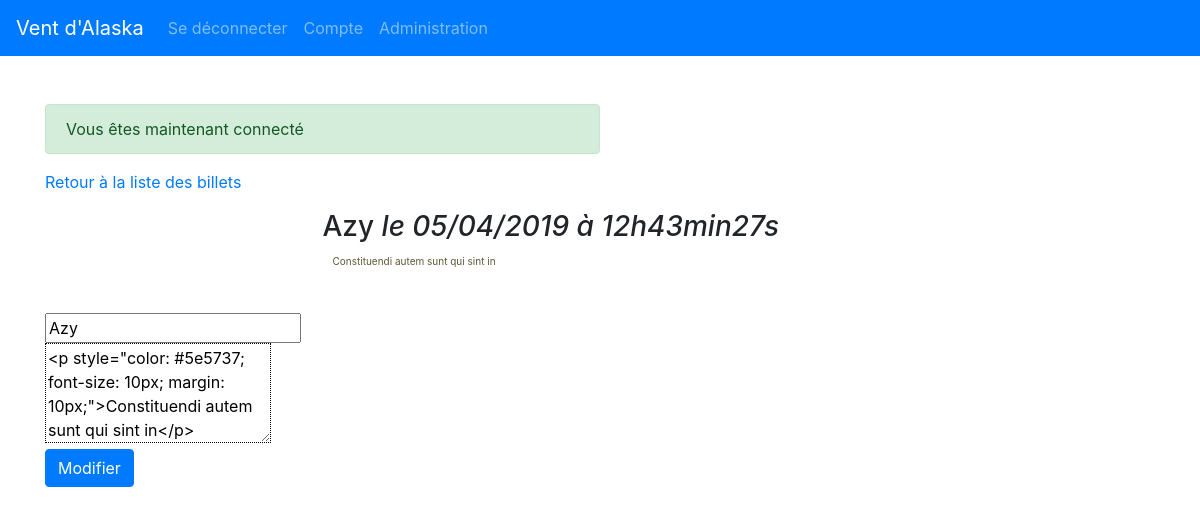
The page /index.php?action=editPost&id=38 (signed in) on the database its author committed.
### tables this page shows
CREATE TABLE `news` (
  `id` int(11) NOT NULL,
  `title` varchar(255) NOT NULL,
  `content` text NOT NULL,
  `date_creation` datetime NOT NULL
);

### controller/PostController.php (called while the page is built, shortened)
<?php
require './models/PostManager.php';
require './models/Post.php';
class PostController
{
    protected $postManager;
    public function __construct()
    {
        $this->postManager = new PostManager;
    }
    public function editPost(bool $admin = false)
    {
        $postId = $_GET['id'];
        try {
            $post = $this->postManager->find($postId);
        } catch (Exception $e) {
            $_SESSION['flash']['danger'] = "Veuillez remplir tout les champs";
        } finally {
            require './views/frontend/editPostView.php';
        }
    }
}

### models/Manager.php (called while the page is built, shortened)
<?php
class Manager
{
    protected function __construct()
    {
        $this->pdo = new PDO('mysql:dbname=test;host=localhost', 'root', 'root', []);
    }
}

### models/PostManager.php (called while the page is built, shortened)
<?php
class PostManager extends General
{
    private $db;
    public function __construct()
    {
        $this->db = $this->pdo;
    }
    public function find(int $postId)
    {
        $req = $this->db->prepare('SELECT id, title, content, DATE_FORMAT(date_creation, \'%d/%m/%Y à %Hh%imin%ss\') AS dateCreation FROM news WHERE id = :postId');
        $req->execute([
            "postId" => $postId,
        ]);
        $postData = $req->fetch();
        if ($postData != false) {
            $post = new Post($postData);
        } else {
            throw new Exception();
        }
        return $post;
    }
}

### models/Post.php (called while the page is built, shortened)
<?php
class Post
{
    protected $title;
    protected $content;
    protected $dateCreation;
    public function hydrate($data)
    {
        foreach ($data as $attr => $value) {
            $method = 'set' . ucfirst($attr);
        }
    }
    public function setId($id)
    {
        return $this;
    }
    public function getTitle()
    {
        return $this->title;
    }
    public function setTitle($title)
    {
        if (!is_string($title) || empty($title)) {
            $this->errors[] = self::INVALID_TITLE;
        } else {
            $this->title = $title;
        }
        return $this;
    }
    public function getContent()
    {
        return $this->content;
    }
    public function setContent($content)
    {
        if (!is_string($content) || empty($content)) {
            $this->errors[] = self::INVALID_CONTENT;
        } else {
            $this->content = $content;
        }
        return $this;
    }
    public function getDateCreation()
    {
        return $this->dateCreation;
    }
    public function setDateCreation($dateCreation)
    {
        $this->dateCreation = $dateCreation;
        return $this;
    }
}

### views/frontend/editPostView.php (the view, shortened to what this page needs)
<?php ob_start();
if ($post instanceof Post) {
    ?>
    <p><a href="index.php?action=admin">Retour à la liste des billets</a></p>
    <div class="news w-50 mx-auto">
        <h3>
            <?=htmlspecialchars($post->getTitle());?>
            <em>le <?=$post->getDateCreation();?></em>
        </h3>
        <div class="content-display">
            <?=$post->getContent();?>
            <br/>
        </div>
    </div>
    <form class="form"action="index.php?action=editPost&id=<?=$_GET['id'];?>" method="POST">
        <div class="editor">
            <input id="newsTitle" type="text" name="title" value="<?=$post->getTitle()?>" >
        </div>
        <textarea class="mytextarea-body" name="content" ><?=$post->getContent();?></textarea>
        <br>
        <button class="btn btn-primary">Modifier</button>
    </form>
    <?php
}
        ?>
</div>
<?php require 'template.php';?>

### public/css/main.css (style rules this page uses)
.news { margin-top: 10px; margin-bottom: 10px; }
.editor { margin-top: 10px; }
.mytextarea-body { height: 100px; border: 1px dotted black; }
.content-display { word-wrap: break-word; }

### rows shown on the page
news: title "Azy", content "Constituendi autem sunt qui sint in", content "<p style=\"color: #5e5737; font-size: 10px; margin: 10px;\">Constituendi autem sunt qui sint in</p>"

### other values the page prints
$message "Vous êtes maintenant connecté"
$post->getDateCreation() "05/04/2019 à 12h43min27s"
